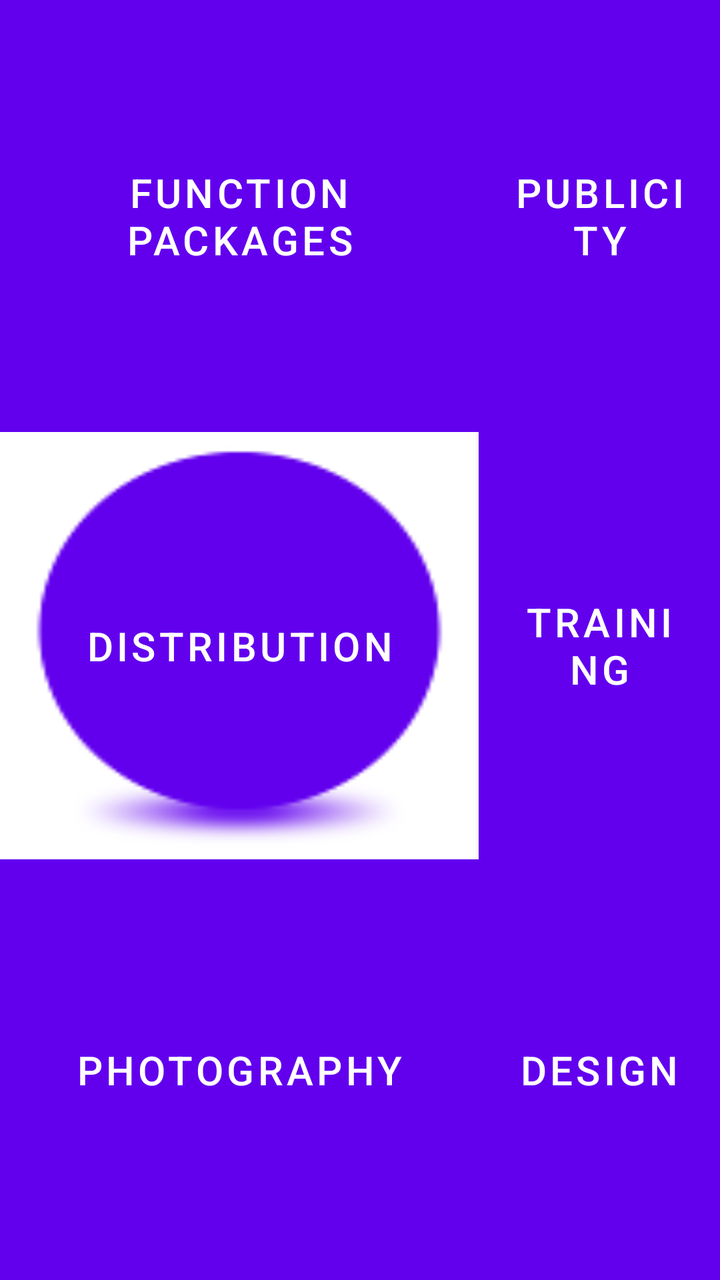
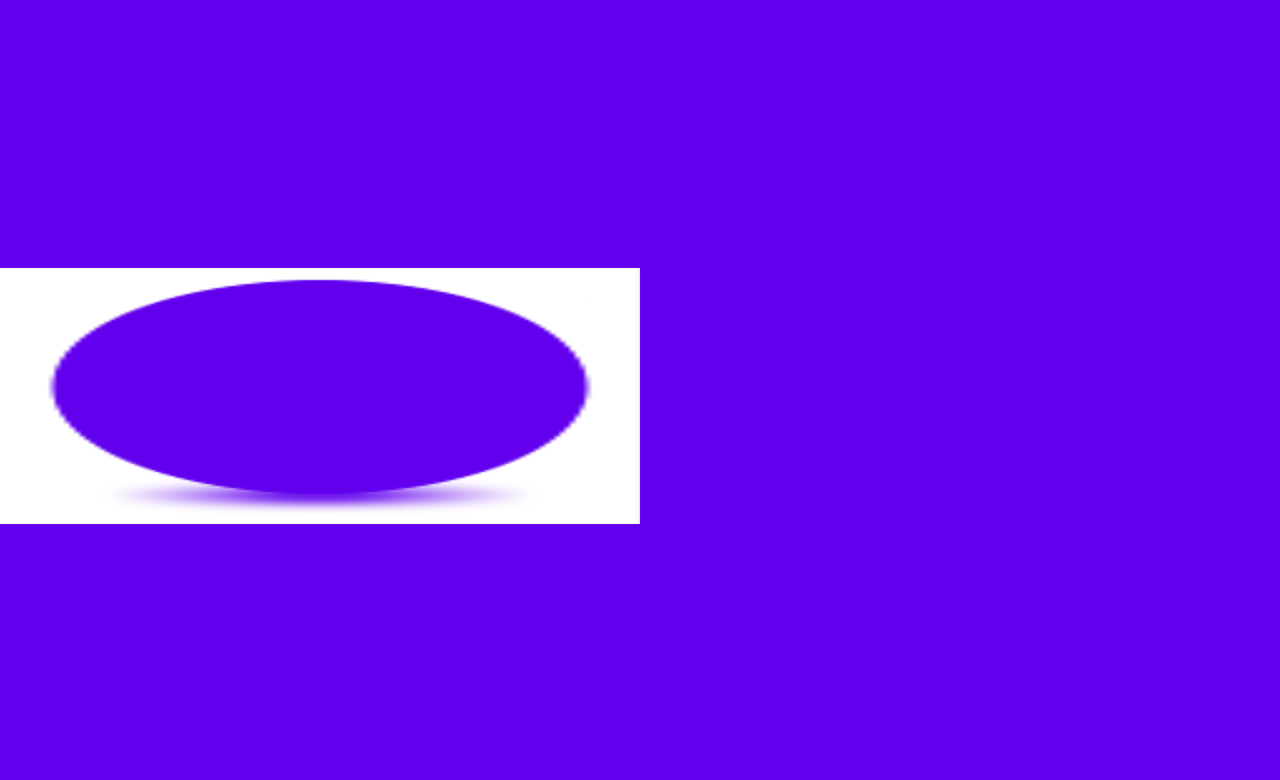

The same Android screen from two of the app's own layout files: first res/layout/ as a phone draws it, then the repository's variant for another configuration, drawn on a device whose configuration selects that folder. Both files follow.
<!-- AndroidManifest.xml: fallback theme Theme.MaterialComponents.DayNight.NoActionBar -->
<!-- res/layout/services_one_fragment.xml -->
<?xml version="1.0" encoding="utf-8"?>
<TableLayout xmlns:android="http://schemas.android.com/apk/res/android"
    android:layout_width="fill_parent"
    android:layout_height="fill_parent" >

    <TableRow
        android:id="@+id/maintablerow0"
        android:layout_width="wrap_content"
        android:layout_height="fill_parent"
        android:layout_weight="1" >

        <Button
            android:id="@+id/servicesFunctionPackagesButton"
            android:layout_width="wrap_content"
            android:layout_height="match_parent"
            android:layout_weight="1"
            android:background="@drawable/services_function_packages_button_animation"
            android:text="@string/servicesFunctionPackages"
            android:textColor="@color/white"
            android:textSize="@dimen/large_heading" />

        <Button
            android:id="@+id/servicesPublicityButton"
            android:layout_width="wrap_content"
            android:layout_height="match_parent"
            android:layout_weight="1"
            android:background="@drawable/services_publicity_button_animation"
            android:text="@string/servicesPublicity"
            android:textColor="@color/white"
            android:textSize="@dimen/large_heading" />

    </TableRow>

    <TableRow
        android:id="@+id/maintablerow1"
        android:layout_width="wrap_content"
        android:layout_height="fill_parent"
        android:layout_weight="1" >

        <Button
            android:id="@+id/servicesDistributionButton"
            android:layout_width="wrap_content"
            android:layout_height="match_parent"
            android:layout_weight="1"
            android:background="@drawable/services_distribution_button_animation"
            android:gravity="center"
            android:text="@string/servicesDistribution"
            android:textColor="@color/white"
            android:textSize="@dimen/large_heading" />

        <Button
            android:id="@+id/servicesTrainingButton"
            android:layout_width="wrap_content"
            android:layout_height="match_parent"
            android:layout_weight="1"
            android:background="@drawable/services_training_button_animation"
            android:text="@string/servicesTraining"
            android:textColor="@color/white"
            android:textSize="@dimen/large_heading" />

    </TableRow>

    <TableRow
        android:id="@+id/maintablerow2"
        android:layout_width="wrap_content"
        android:layout_height="fill_parent"
        android:layout_weight="1" >

        <Button
            android:id="@+id/servicesPhotographyButton"
            android:layout_width="wrap_content"
            android:layout_height="match_parent"
            android:layout_weight="1"
            android:background="@drawable/services_photography_button_animation"
            android:text="@string/servicesPhotography"
            android:textColor="@color/white"
            android:textSize="@dimen/large_heading" />

        <Button
            android:id="@+id/servicesDesignButton"
            android:layout_width="wrap_content"
            android:layout_height="match_parent"
            android:layout_weight="1"
            android:background="@drawable/services_design_button_animation"
            android:text="@string/servicesDesign"
            android:textColor="@color/white"
            android:textSize="@dimen/large_heading" />

    </TableRow>

</TableLayout>
<!-- resources referenced by this layout -->
<resources>
  <color name="white">#fff</color>
  <dimen name="large_heading">20dip</dimen>
  <!-- drawable services_design_button_animation (drawable) -->
  <?xml version="1.0" encoding="utf-8"?>
  <selector xmlns:android="http://schemas.android.com/apk/res/android" >
      <item android:state_pressed="true"
          android:drawable="@color/orange" /> 
          
      <item android:state_focused="true"
          android:drawable="@drawable/design_icon" /> 
          
      <item android:drawable="@drawable/design_icon" /> 
          
  
  </selector>
  <!-- drawable services_distribution_button_animation (drawable) -->
  <?xml version="1.0" encoding="utf-8"?>
  <selector xmlns:android="http://schemas.android.com/apk/res/android" >
      <item android:state_pressed="true"
          android:drawable="@color/orange" /> 
          
      <item android:state_focused="true"
          android:drawable="@drawable/distribution" /> 
          
      <item android:drawable="@drawable/distribution" /> 
          
  
  </selector>
  <!-- drawable services_function_packages_button_animation (drawable) -->
  <?xml version="1.0" encoding="utf-8"?>
  <selector xmlns:android="http://schemas.android.com/apk/res/android" >
      <item android:state_pressed="true"
          android:drawable="@drawable/orange" /> 
          
      <item android:state_focused="true"
          android:drawable="@drawable/function_packages_icon" /> 
          
      <item android:drawable="@drawable/function_packages_icon" /> 
          
  
  </selector>
  <!-- drawable services_photography_button_animation (drawable) -->
  <?xml version="1.0" encoding="utf-8"?>
  <selector xmlns:android="http://schemas.android.com/apk/res/android" >
      <item android:state_pressed="true"
          android:drawable="@drawable/orange" /> 
          
      <item android:state_focused="true"
          android:drawable="@drawable/photography_icon" /> 
          
      <item android:drawable="@drawable/photography_icon" />         
  
  </selector>
  <!-- drawable services_publicity_button_animation (drawable) -->
  <?xml version="1.0" encoding="utf-8"?>
  <selector xmlns:android="http://schemas.android.com/apk/res/android" >
      <item android:state_pressed="true"
          android:drawable="@color/orange" /> 
          
      <item android:state_focused="true"
          android:drawable="@drawable/publicity_icon" /> 
          
      <item android:drawable="@drawable/publicity_icon" /> 
          
  
  </selector>
  <!-- drawable services_training_button_animation (drawable) -->
  <?xml version="1.0" encoding="utf-8"?>
  <selector xmlns:android="http://schemas.android.com/apk/res/android" >
      <item android:state_pressed="true"
          android:drawable="@color/orange" /> 
          
      <item android:state_focused="true"
          android:drawable="@drawable/training_icon" /> 
          
      <item android:drawable="@drawable/training_icon" /> 
          
  
  </selector>
  <string name="servicesDesign">Design</string>
  <string name="servicesDistribution">Distribution</string>
  <string name="servicesFunctionPackages">Function Packages</string>
  <string name="servicesPhotography">Photography</string>
  <string name="servicesPublicity">Publicity</string>
  <string name="servicesTraining">Training</string>
  <color name="orange">#ff6103</color>
  <!-- drawable design_icon: jpg bitmap (drawable, 4632 bytes) -->
  <!-- drawable distribution: png bitmap (drawable, 22034 bytes) -->
  <!-- drawable orange: jpg bitmap (drawable-mdpi, 812 bytes) -->
  <!-- drawable function_packages_icon: png bitmap (drawable, 25163 bytes) -->
  <!-- drawable photography_icon: png bitmap (drawable, 25250 bytes) -->
  <!-- drawable publicity_icon: png bitmap (drawable, 8438 bytes) -->
  <!-- drawable training_icon: jpg bitmap (drawable, 4362 bytes) -->
</resources>
<!-- res/layout-land/services_one_fragment.xml (the repository's variant of the layout above) -->
<!-- drawn on the phone turned sideways -->
<?xml version="1.0" encoding="utf-8"?>
<ScrollView xmlns:android="http://schemas.android.com/apk/res/android"
    android:id="@+id/servicesScrollViewLandscape"
    android:layout_width="match_parent"
    android:layout_height="match_parent" >

<TableLayout xmlns:android="http://schemas.android.com/apk/res/android"
    android:layout_width="fill_parent"
    android:layout_height="fill_parent" >

    <TableRow
        android:id="@+id/maintablerow0"
        android:layout_width="wrap_content"
        android:layout_height="fill_parent"
        android:layout_weight="1" >
        
        <Button
            android:id="@+id/servicesFunctionPackagesButton"
            android:layout_width="wrap_content"
            android:layout_height="match_parent"
            android:layout_weight="1"
            android:background="@drawable/services_function_packages_button_animation"
            android:textColor="@color/white"
            android:textSize="@dimen/large_heading" />


        <Button
            android:id="@+id/servicesPublicityButton"
            android:layout_width="wrap_content"
            android:layout_height="match_parent"
            android:layout_weight="1"
            android:background="@drawable/services_publicity_button_animation"
            android:textColor="@color/white"
            android:textSize="@dimen/large_heading" />
        

    </TableRow>

    <TableRow
        android:id="@+id/maintablerow1"
        android:layout_width="wrap_content"
        android:layout_height="fill_parent"
        android:layout_weight="1" >

        <Button
            android:id="@+id/servicesDistributionButton"
            android:layout_width="wrap_content"
            android:layout_height="match_parent"
            android:layout_weight="1"
            android:background="@drawable/services_distribution_button_animation"
            android:gravity="center"
            android:textColor="@color/white"
            android:textSize="@dimen/large_heading" />

        <Button
            android:id="@+id/servicesTrainingButton"
            android:layout_width="wrap_content"
            android:layout_height="match_parent"
            android:layout_weight="1"
            android:background="@drawable/services_training_button_animation"
            android:textColor="@color/white"
            android:textSize="@dimen/large_heading" />

    </TableRow>

    <TableRow
        android:id="@+id/maintablerow2"
        android:layout_width="wrap_content"
        android:layout_height="fill_parent"
        android:layout_weight="1" >

        <Button
            android:id="@+id/servicesPhotographyButton"
            android:layout_width="wrap_content"
            android:layout_height="match_parent"
            android:layout_weight="1"
            android:background="@drawable/services_photography_button_animation"
            android:textColor="@color/white"
            android:textSize="@dimen/large_heading" />

        <Button
            android:id="@+id/servicesDesignButton"
            android:layout_width="wrap_content"
            android:layout_height="match_parent"
            android:layout_weight="1"
            android:background="@drawable/services_design_button_animation"
            android:textColor="@color/white"
            android:textSize="@dimen/large_heading" />

    </TableRow>
</TableLayout>
</ScrollView>
<!-- resources referenced by the variant -->
<!-- as the phone turned sideways resolves them -->
<resources>
  <color name="white">#fff</color>
  <dimen name="large_heading">20dip</dimen>
  <!-- drawable services_design_button_animation (drawable) -->
  <?xml version="1.0" encoding="utf-8"?>
  <selector xmlns:android="http://schemas.android.com/apk/res/android" >
      <item android:state_pressed="true"
          android:drawable="@color/orange" /> 
          
      <item android:state_focused="true"
          android:drawable="@drawable/design_icon" /> 
          
      <item android:drawable="@drawable/design_icon" /> 
          
  
  </selector>
  <!-- drawable services_distribution_button_animation (drawable) -->
  <?xml version="1.0" encoding="utf-8"?>
  <selector xmlns:android="http://schemas.android.com/apk/res/android" >
      <item android:state_pressed="true"
          android:drawable="@color/orange" /> 
          
      <item android:state_focused="true"
          android:drawable="@drawable/distribution" /> 
          
      <item android:drawable="@drawable/distribution" /> 
          
  
  </selector>
  <!-- drawable services_function_packages_button_animation (drawable) -->
  <?xml version="1.0" encoding="utf-8"?>
  <selector xmlns:android="http://schemas.android.com/apk/res/android" >
      <item android:state_pressed="true"
          android:drawable="@drawable/orange" /> 
          
      <item android:state_focused="true"
          android:drawable="@drawable/function_packages_icon" /> 
          
      <item android:drawable="@drawable/function_packages_icon" /> 
          
  
  </selector>
  <!-- drawable services_photography_button_animation (drawable) -->
  <?xml version="1.0" encoding="utf-8"?>
  <selector xmlns:android="http://schemas.android.com/apk/res/android" >
      <item android:state_pressed="true"
          android:drawable="@drawable/orange" /> 
          
      <item android:state_focused="true"
          android:drawable="@drawable/photography_icon" /> 
          
      <item android:drawable="@drawable/photography_icon" />         
  
  </selector>
  <!-- drawable services_publicity_button_animation (drawable) -->
  <?xml version="1.0" encoding="utf-8"?>
  <selector xmlns:android="http://schemas.android.com/apk/res/android" >
      <item android:state_pressed="true"
          android:drawable="@color/orange" /> 
          
      <item android:state_focused="true"
          android:drawable="@drawable/publicity_icon" /> 
          
      <item android:drawable="@drawable/publicity_icon" /> 
          
  
  </selector>
  <!-- drawable services_training_button_animation (drawable) -->
  <?xml version="1.0" encoding="utf-8"?>
  <selector xmlns:android="http://schemas.android.com/apk/res/android" >
      <item android:state_pressed="true"
          android:drawable="@color/orange" /> 
          
      <item android:state_focused="true"
          android:drawable="@drawable/training_icon" /> 
          
      <item android:drawable="@drawable/training_icon" /> 
          
  
  </selector>
  <color name="orange">#ff6103</color>
  <!-- drawable design_icon: jpg bitmap (drawable, 4632 bytes) -->
  <!-- drawable distribution: png bitmap (drawable, 22034 bytes) -->
  <!-- drawable orange: jpg bitmap (drawable-mdpi, 812 bytes) -->
  <!-- drawable function_packages_icon: png bitmap (drawable, 25163 bytes) -->
  <!-- drawable photography_icon: png bitmap (drawable, 25250 bytes) -->
  <!-- drawable publicity_icon: png bitmap (drawable, 8438 bytes) -->
  <!-- drawable training_icon: jpg bitmap (drawable, 4362 bytes) -->
</resources>
